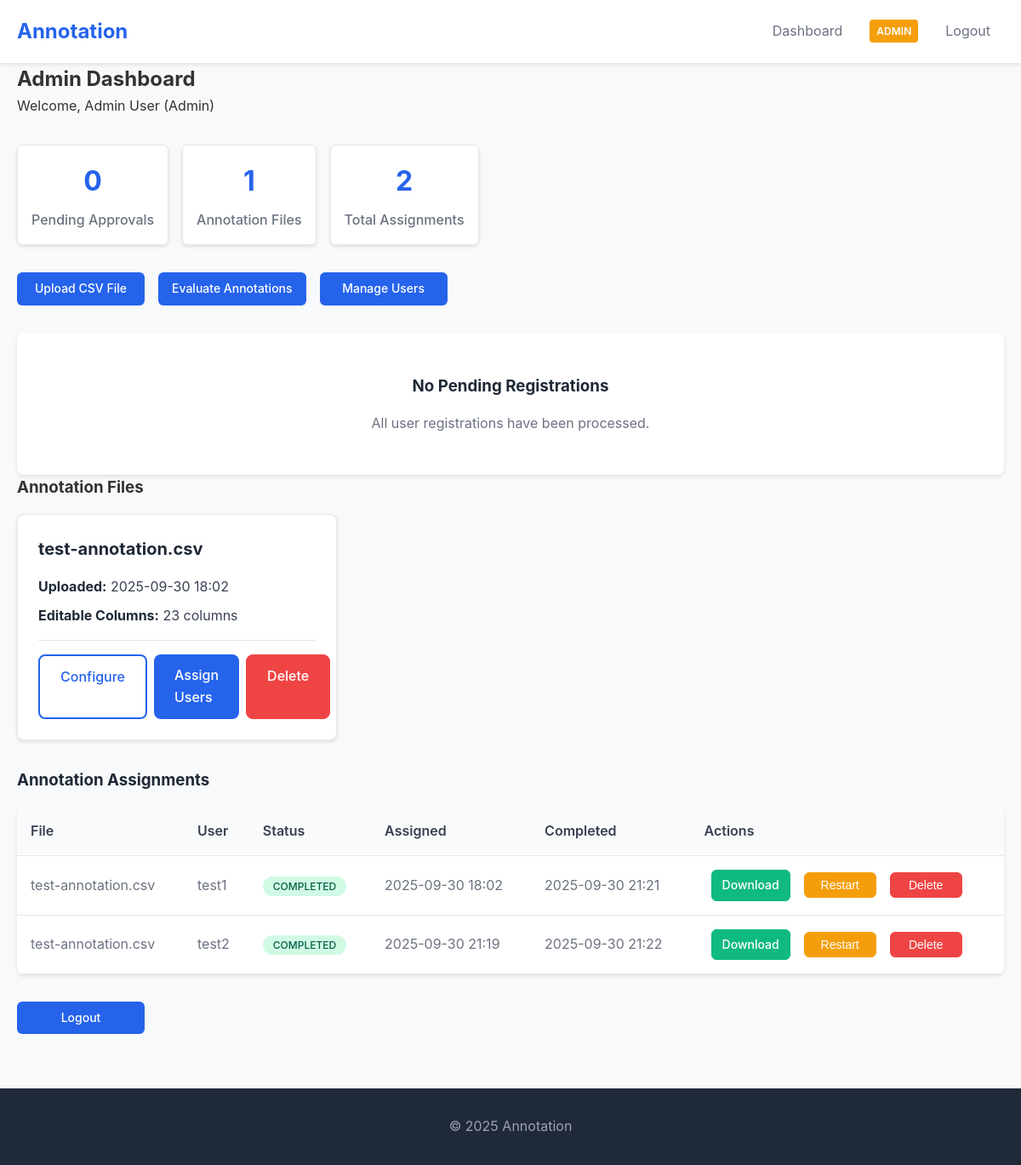
Page /dashboard (signed in) on the earlier database version.
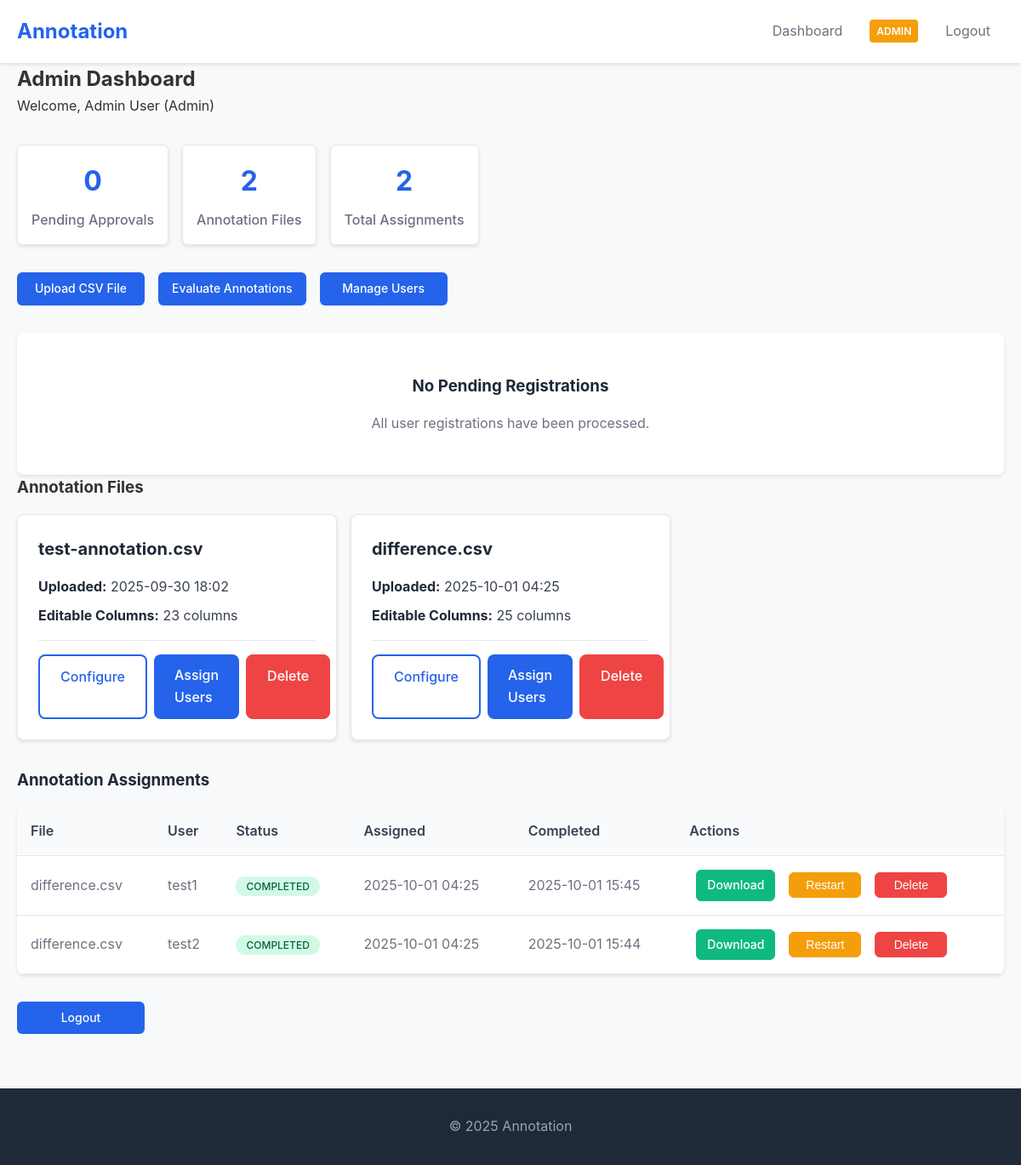
Same page on the later database version.
### app.py (models this page shows, shortened)
class User(UserMixin, db.Model):
    id = db.Column(db.Integer, primary_key=True)
    username = db.Column(db.String(80), unique=True, nullable=False)
    email = db.Column(db.String(120), unique=True, nullable=False)
    password_hash = db.Column(db.String(120), nullable=False)
    first_name = db.Column(db.String(50), nullable=False)
    last_name = db.Column(db.String(50), nullable=False)
    organization = db.Column(db.String(100), nullable=False)
    position = db.Column(db.String(100), nullable=False)
    phone = db.Column(db.String(20), nullable=False)
    is_approved = db.Column(db.Boolean, default=False)
    is_admin = db.Column(db.Boolean, default=False)
    created_at = db.Column(db.DateTime, default=datetime.utcnow)

class AnnotationFile(db.Model):
    id = db.Column(db.Integer, primary_key=True)
    filename = db.Column(db.String(255), nullable=False)
    original_filename = db.Column(db.String(255), nullable=False)
    file_path = db.Column(db.String(500), nullable=False)
    editable_columns = db.Column(db.Text, nullable=False)  # JSON string of editable column names
    column_configs = db.Column(db.Text, nullable=True)  # JSON string of column configurations (type, dropdown_values)
    created_by = db.Column(db.Integer, db.ForeignKey('user.id'), nullable=False)
    created_at = db.Column(db.DateTime, default=datetime.utcnow)
    is_active = db.Column(db.Boolean, default=True)
    creator = db.relationship('User', backref='created_files')
    assignments = db.relationship('AnnotationAssignment', backref='annotation_file', cascade='all, delete-orphan')

class AnnotationAssignment(db.Model):
    id = db.Column(db.Integer, primary_key=True)
    file_id = db.Column(db.Integer, db.ForeignKey('annotation_file.id'), nullable=False)
    user_id = db.Column(db.Integer, db.ForeignKey('user.id'), nullable=False)
    assigned_at = db.Column(db.DateTime, default=datetime.utcnow)
    status = db.Column(db.String(20), default='assigned')  # assigned, in_progress, completed
    completed_at = db.Column(db.DateTime, nullable=True)
    user_file_path = db.Column(db.String(500), nullable=True)  # Path to user's copy
    user = db.relationship('User', backref='assignments')
    __table_args__ = (db.UniqueConstraint('file_id', 'user_id', name='unique_file_user_assignment'),)

### app.py (the view)
@app.route('/dashboard')
@login_required
def dashboard():
    if current_user.is_admin:
        pending_users = User.query.filter_by(is_approved=False, is_admin=False).all()
        annotation_files = AnnotationFile.query.filter_by(is_active=True).all()
        assignments = AnnotationAssignment.query.join(AnnotationFile).filter(AnnotationFile.is_active==True).all()
        notifications = Notification.query.filter_by(admin_id=current_user.id, is_read=False).order_by(Notification.created_at.desc()).all()
        return render_template('admin_dashboard.html', user=current_user, pending_users=pending_users,
                             annotation_files=annotation_files, assignments=assignments, notifications=notifications)
    else:
        user_assignments = AnnotationAssignment.query.filter_by(user_id=current_user.id).join(AnnotationFile).filter(AnnotationFile.is_active==True).all()
        return render_template('dashboard.html', user=current_user, assignments=user_assignments)

### app.py (called while the page is built)
@login_manager.user_loader
def load_user(user_id):
    return User.query.get(int(user_id))

### templates/admin_dashboard.html (shortened to what this page needs)
{% extends 'layout.html' %}
{% block content %}
<h2>Admin Dashboard</h2>
<p>Welcome, {{ user.first_name }} {{ user.last_name }} (Admin)</p>
<div class="admin-stats">
  <div class="stat-card">
    <h3>{{ pending_users|length }}</h3>
    <p>Pending Approvals</p>
  </div>
  <div class="stat-card">
    <h3>{{ annotation_files|length }}</h3>
    <p>Annotation Files</p>
  </div>
  <div class="stat-card">
    <h3>{{ assignments|length }}</h3>
    <p>Total Assignments</p>
  </div>
</div>
<div class="admin-actions">
  <a href="{{ url_for('upload_file') }}" class="btn">Upload CSV File</a>
  <a href="{{ url_for('evaluate_annotations') }}" class="btn">Evaluate Annotations</a>
  <a href="{{ url_for('manage_users') }}" class="btn">Manage Users</a>
</div>
{% if pending_users %}
<div class="pending-users">
  <h3>Pending User Registrations</h3>
  <div class="user-cards">
    {% for user in pending_users %}
    <div class="user-card">
      <div class="user-info">
        <h4>{{ user.first_name }} {{ user.last_name }}</h4>
        <p><strong>Username:</strong> {{ user.username }}</p>
        <p><strong>Email:</strong> {{ user.email }}</p>
        <p><strong>Organization:</strong> {{ user.organization }}</p>
        <p><strong>Position:</strong> {{ user.position }}</p>
        <p><strong>Phone:</strong> {{ user.phone }}</p>
        <p><strong>Registered:</strong> {{ user.created_at.strftime('%Y-%m-%d %H:%M') }}</p>
      </div>
      <div class="user-actions">
        <a href="{{ url_for('approve_user', user_id=user.id) }}" class="btn approve-btn">Approve</a>
        <a href="{{ url_for('reject_user', user_id=user.id) }}" class="btn reject-btn" onclick="return confirm('Are you sure you want to reject this user? This action cannot be undone.')">Reject</a>
      </div>
    </div>
    {% endfor %}
  </div>
</div>
{% else %}
<div class="no-pending">
  <h3>No Pending Registrations</h3>
  <p>All user registrations have been processed.</p>
</div>
{% endif %}
{% if annotation_files %}
<div class="annotation-files">
  <h3>Annotation Files</h3>
  <div class="file-cards">
    {% for file in annotation_files %}
    <div class="file-card">
      <div class="file-info">
        <h4>{{ file.original_filename }}</h4>
        <p><strong>Uploaded:</strong> {{ file.created_at.strftime('%Y-%m-%d %H:%M') }}</p>
        <p><strong>Editable Columns:</strong> {{ file.editable_columns|length }} columns</p>
      </div>
      <div class="file-actions">
        <a href="{{ url_for('configure_file', file_id=file.id) }}" class="btn outline">Configure</a>
        <a href="{{ url_for('assign_file', file_id=file.id) }}" class="btn">Assign Users</a>
        <a href="{{ url_for('delete_annotation_file', file_id=file.id) }}"
           class="btn btn-danger"
           onclick="return confirm('Are you sure you want to delete this file and all related assignments? This action cannot be undone.')">Delete</a>
      </div>
    </div>
    {% endfor %}
  </div>
</div>
{% endif %}
{% if assignments %}
<div class="assignments">
  <h3>Annotation Assignments</h3>
  <div class="assignment-table">
    <table>
      <thead>
        <tr>
          <th>File</th>
          <th>User</th>
          <th>Status</th>
          <th>Assigned</th>
          <th>Completed</th>
          <th>Actions</th>
        </tr>
      </thead>
      <tbody>
        {% for assignment in assignments %}
        <tr>
          <td>{{ assignment.annotation_file.original_filename }}</td>
          <td>{{ assignment.user.username }}</td>
          <td>
            <span class="status-badge {{ assignment.status }}">
              {{ assignment.status.replace('_', ' ').title() }}
            </span>
          </td>
          <td>{{ assignment.assigned_at.strftime('%Y-%m-%d %H:%M') }}</td>
          <td>
            {% if assignment.completed_at %}
              {{ assignment.completed_at.strftime('%Y-%m-%d %H:%M') }}
            {% else %}
              -
            {% endif %}
          </td>
          <td class="assignment-actions">
            {% if assignment.status == 'completed' %}
              <div class="completed-actions">
                <a href="{{ url_for('download_annotation', assignment_id=assignment.id) }}" class="btn btn-success btn-sm">Download</a>
                <button onclick="restartAssignment({{ assignment.id }})" class="btn btn-warning btn-sm">Restart</button>
                <button onclick="deleteAssignment({{ assignment.id }}, '{{ assignment.user.username }}')" class="btn btn-danger btn-sm">Delete</button>
              </div>
            {% elif assignment.status == 'in_progress' %}
              <div class="in-progress-actions">
                <span class="status-text">In Progress</span>
                <button onclick="deleteAssignment({{ assignment.id }}, '{{ assignment.user.username }}')" class="btn btn-danger btn-sm">Delete</button>
              </div>
            {% else %}
              <div class="assigned-actions">
                <span class="status-text">Assigned</span>
                <button onclick="deleteAssignment({{ assignment.id }}, '{{ assignment.user.username }}')" class="btn btn-danger btn-sm">Delete</button>
              </div>
            {% endif %}
          </td>
        </tr>
        {% endfor %}
      </tbody>
    </table>
  </div>
</div>
{% endif %}
<div class="admin-actions">
  <a class="btn" href="{{ url_for('logout') }}">Logout</a>
</div>
{% endblock %}

### templates/layout.html (shortened to what this page needs)
<!doctype html>
<html lang="en">
  <head>
    <link rel="stylesheet" href="{{ url_for('static', filename='css/style.css') }}">
  </head>
  <body>
    <nav class="navbar">
      <div class="container">
        <a class="brand" href="{{ url_for('index') }}">Annotation</a>
        <div class="nav-links">
          {% if current_user.is_authenticated %}
            <a href="{{ url_for('dashboard') }}">Dashboard</a>
            {% if current_user.is_admin %}
              <span class="admin-badge">Admin</span>
            {% endif %}
            <a href="{{ url_for('logout') }}">Logout</a>
          {% else %}
            <a href="{{ url_for('login') }}">Login</a>
            <a class="btn" href="{{ url_for('register') }}">Register</a>
          {% endif %}
        </div>
      </div>
    </nav>
    <main class="container">
      {% block content %}{% endblock %}
    </main>
    <footer class="footer">
      <div class="container">
        <span>© {{ now().year if now else '2025' }} Annotation</span>
      </div>
    </footer>
  </body>
  </html>

Differences in the rows shown:
removed AnnotationAssignment: annotation_file.original_filename "test-annotation.csv", user.username "test1", status.replace "COMPLETED", assigned_at "2025-09-30 18:02", completed_at "2025-09-30 21:21"
removed AnnotationAssignment: annotation_file.original_filename "test-annotation.csv", user.username "test2", status.replace "COMPLETED", assigned_at "2025-09-30 21:19", completed_at "2025-09-30 21:22"
added AnnotationFile: original_filename "difference.csv", created_at "2025-10-01 04:25", editable_columns|length "25"
added AnnotationAssignment: annotation_file.original_filename "difference.csv", user.username "test1", status.replace "COMPLETED", assigned_at "2025-10-01 04:25", completed_at "2025-10-01 15:45"
added AnnotationAssignment: annotation_file.original_filename "difference.csv", user.username "test2", status.replace "COMPLETED", assigned_at "2025-10-01 04:25", completed_at "2025-10-01 15:44"
Other differences:
{{ annotation_files|length }}: "1" → "2"
